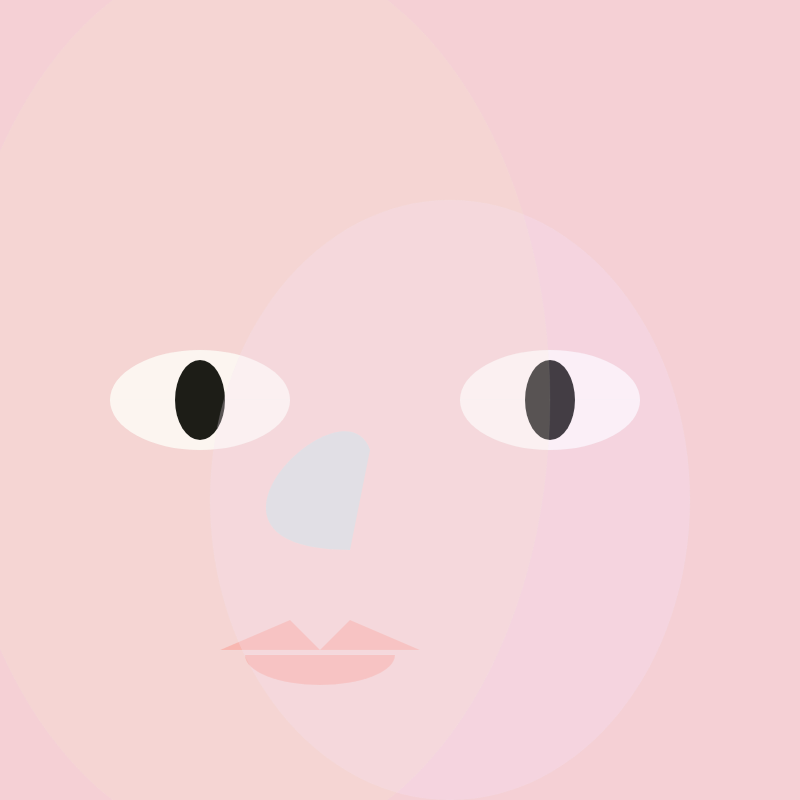
Frame 1 (no input)
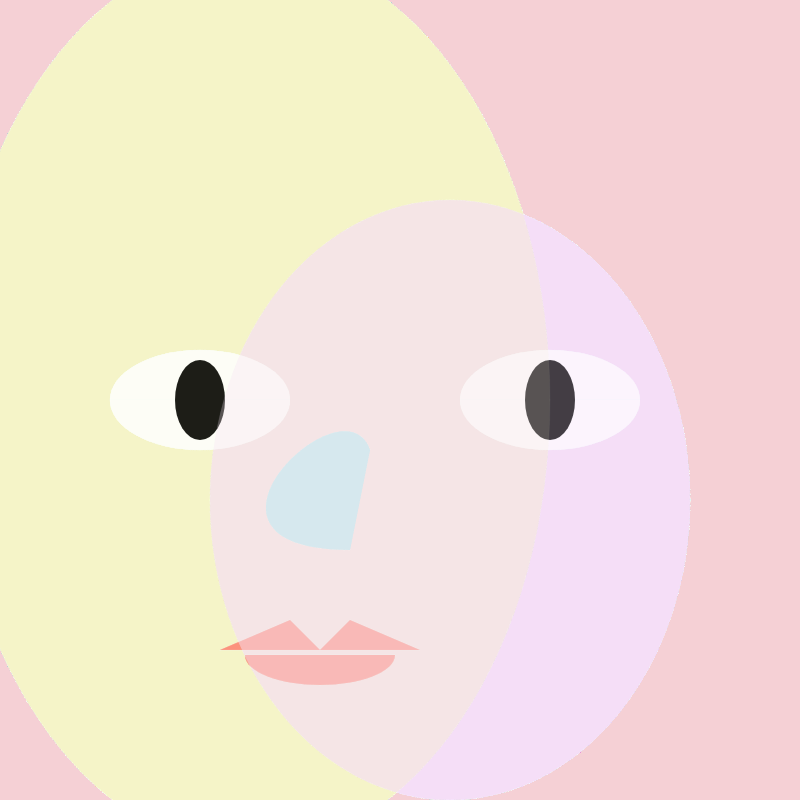
Frame 60 (no input)
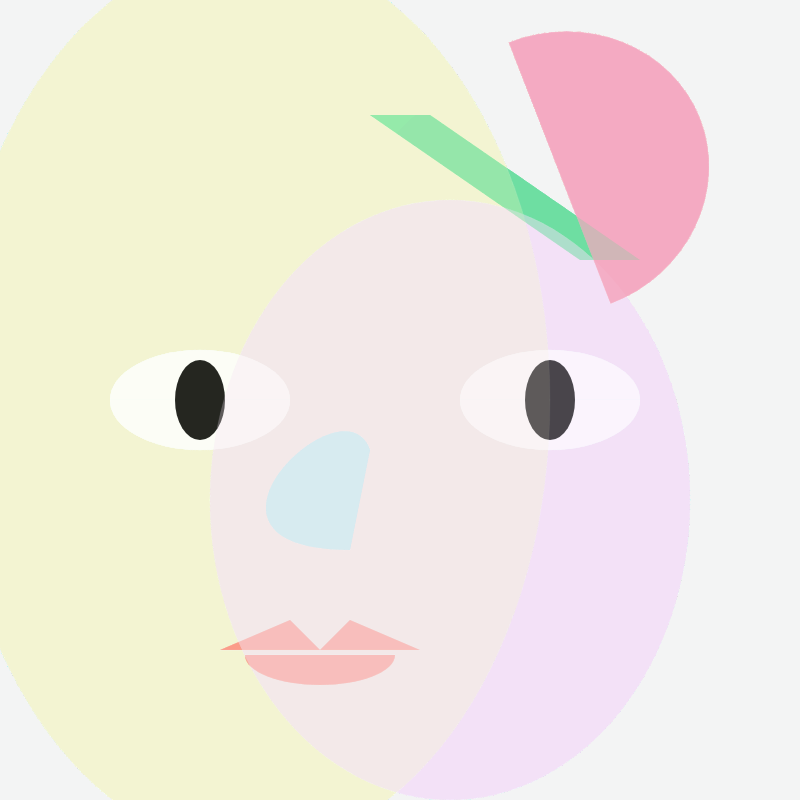
Frame 120 (the mouse pressed at the canvas centre since frame 60)

The p5.js sketch that drew these frames (run headless with seeded random() and noise() and a simulated clock; from frame 60 on, the mouse is pressed at the canvas centre):

// p5.js sketch
// ── sketch.js
let angle=0;

function setup() {
	createCanvas(800, 800);
	background(245,208,213);
}

function draw() {
  
  push();
  drawing();
  pop();
  open();
}
function drawing(){
  
  stroke(216,234,246,10);
  fill(166,234,246,100);//nose
  curve(500, 1000, 370, 450, 350, 550, 1500, 450);
  fill(255,102,94,80);
  beginShape();//upper lips
  vertex(220, 650);
  vertex(290, 620);
  vertex(320, 650);
  vertex(350, 620);
  vertex(420,650);
  endShape(CLOSE);
  arc(320, 655, 150, 60, 0, PI ,CHORD);//lower lips
  fill(255,255,255,200);
  arc(550,400,180,100,PI,0,CHORD);//eye1
  arc(550,400, 180, 100, 0, PI ,CHORD);
  arc(200,400,180,100,PI,0,CHORD);//eye2
  arc(200,400, 180, 100, 0, PI ,CHORD);
  fill(0);
  ellipse(550,400,50,80);
  ellipse(200,400,50,80);
  fill(245,170,194,100);
  fill(242,223,246,70);
  ellipse(450,500,480,600);
  fill(245,242,194,30);
  ellipse(250,400,600,900);
  
}


function open(){
  push();  
  if(mouseIsPressed==true){    
    stroke(245,208,213,20);
    background(216,234,246,10);
    frameRate(20); 
    fill(245,170,194,200);
    translate(620,300);
     rotate(angle);
    arc(-140,10,280,300,PI,0,CHORD);
    //angle = angle +0.3;
    //if(angle>0.9){
      //angle = angle+0;
    //}
    if(angle>=0.9){
      angle = angle+0;
    }
    else if(angle<0.9){
      angle = angle +0.3;
    }
      pop();
    }
    if(angle >= 0.9){
      beginShape();
      noStroke();
      fill(86,219,143,50);
      vertex(580, 260);
      vertex(640, 260);
      vertex(430, 115);
      vertex(370,115);
      endShape();
    }
}

function keyPressed(){
  
}
